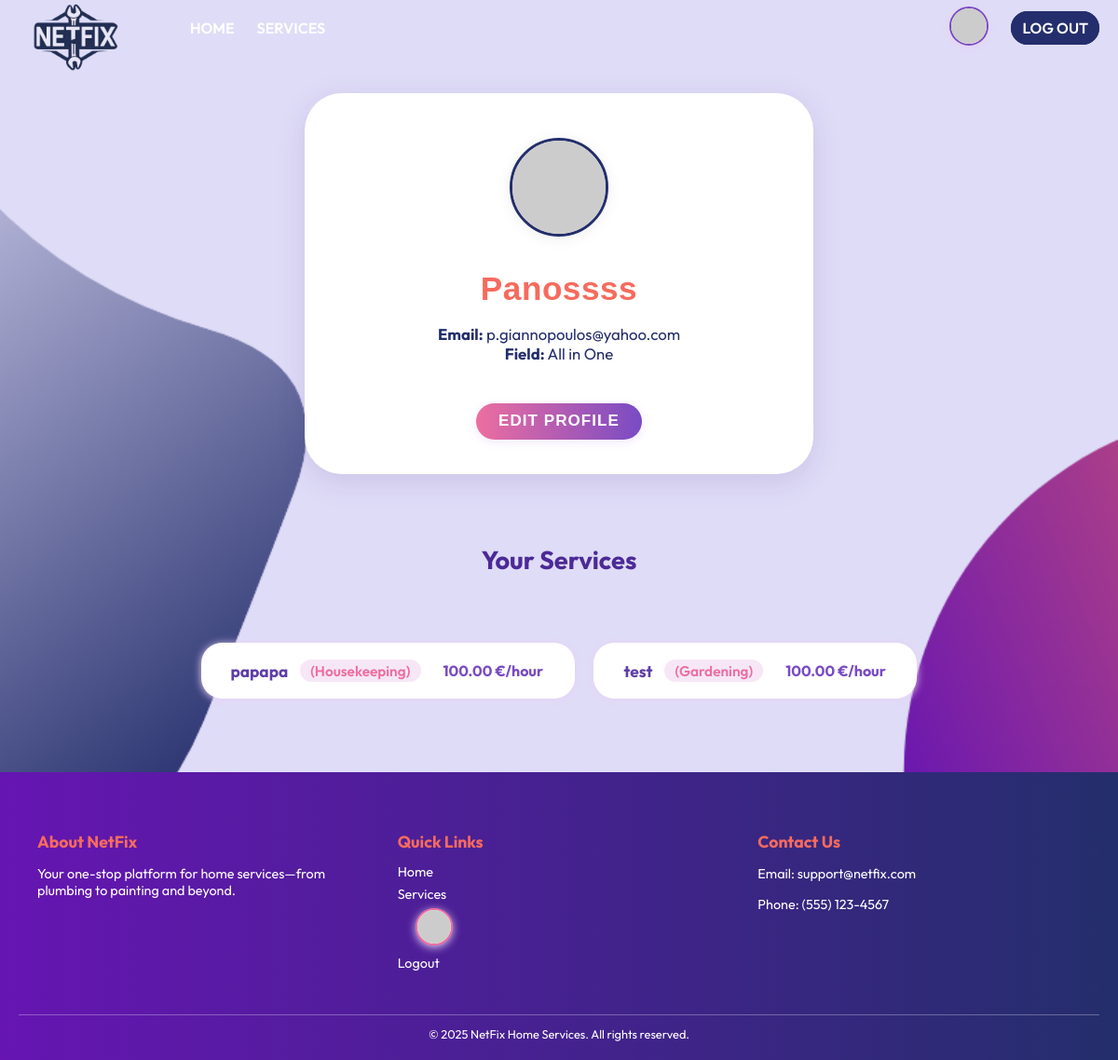
The app's page /accounts/company/Panossss/ (signed in) with its own data.
### users/models.py (models this page shows, shortened)
class Company(models.Model):
    FIELD_CHOICES = [
        ("Air Conditioner", "Air Conditioner"),
        ("All in One",      "All in One"),
        ("Carpentry",       "Carpentry"),
        ("Electricity",     "Electricity"),
        ("Gardening",       "Gardening"),
        ("Home Machines",   "Home Machines"),
        ("Housekeeping",    "Housekeeping"),
        ("Interior Design", "Interior Design"),
        ("Locks",           "Locks"),
        ("Painting",        "Painting"),
        ("Plumbing",        "Plumbing"),
        ("Water Heaters",   "Water Heaters"),
    ]
    user = models.OneToOneField(
        User,
        on_delete=models.CASCADE,
        primary_key=True,
        related_name="company_profile"
    )
    field_of_work = models.CharField(
        max_length=30,
        choices=FIELD_CHOICES,
        default="All in One",
    )
    rating = models.IntegerField(
        validators=[MinValueValidator(0), MaxValueValidator(5)],
        default=0,
    )
    avatar_index = models.CharField(
        max_length=2,
        default='1',
        choices=[(str(i), f"Avatar {i}") for i in "123456789ABCDEFGHIJK"]
    )

class User(AbstractUser):
    is_company = models.BooleanField(default=False)
    is_customer = models.BooleanField(default=False)
    email = models.CharField(max_length=100, unique=True)

### services/models.py (models this page shows, shortened)
class Service(models.Model):
    FIELD_CHOICES = (
        ('Air Conditioner', 'Air Conditioner'),
        ('Carpentry', 'Carpentry'),
        ('Electricity', 'Electricity'),
        ('Gardening', 'Gardening'),
        ('Home Machines', 'Home Machines'),
        ('Housekeeping', 'Housekeeping'),  # Fixed spelling!
        ('Interior Design', 'Interior Design'),
        ('Locks', 'Locks'),
        ('Painting', 'Painting'),
        ('Plumbing', 'Plumbing'),
        ('Water Heaters', 'Water Heaters'),
    )
    company = models.ForeignKey(Company, on_delete=models.CASCADE)
    name = models.CharField(max_length=40)
    description = models.TextField()
    price_per_hour = models.DecimalField(decimal_places=2, max_digits=7)
    rating = models.IntegerField(
        validators=[MinValueValidator(0), MaxValueValidator(5)],
        default=0
    )
    field = models.CharField(max_length=30, choices=FIELD_CHOICES)
    date_created = models.DateTimeField(auto_now_add=True)

### users/views.py (the view, shortened to what this page needs)
@login_required
def company_profile(request, username):
    user = get_object_or_404(User, username=username, is_company=True)
    company = get_object_or_404(Company, user=user)
    services = Service.objects.filter(company=company).order_by('-date_created')
    edit_mode = request.GET.get('edit') == '1'
    return render(request, 'users/company_profile.html', {
        'company': company,
        'services': services,
        'edit_mode': edit_mode,
    })

### users/templates/users/company_profile.html (shortened to what this page needs)
{% extends 'main/base.html' %}
{% load static %}
{% block content %}
<div class="profile-container">
  <div class="profile-card">
    <form id="profile-form" method="post" autocomplete="off">
      <div style="text-align: center;">
        <img
          id="main-avatar"
          src="https://api.dicebear.com/7.x/bottts/svg?seed={{ company.user.username }}{{ company.avatar_index|default:'1' }}"
          class="avatar-main-img"
          style="margin-bottom: 1.5rem; {% if not edit_mode %}cursor:default{% else %}cursor:pointer{% endif %}"
        >
      </div>
      <div class="profile-name">{{ company.user.username }}</div>
      <div class="profile-details">
        <div><strong>Email:</strong> {{ company.user.email }}</div>
        <div><strong>Field:</strong> {{ company.get_field_of_work_display }}</div>
      </div>
      {% if edit_mode %}
        <input type="text" name="username" value="{{ company.user.username }}" class="form-control mb-2" required>
        <input type="email" name="email" value="{{ company.user.email }}" class="form-control mb-2" required>
        <input type="hidden" name="avatar_index" id="avatar_index" value="{{ company.avatar_index|default:'1' }}">
        <button class="save-btn" type="submit">Save</button>
      {% else %}
        <button type="button" class="edit-btn" onclick="window.location.href='?edit=1'">Edit Profile</button>
      {% endif %}
    </form>
  </div>
</div>
<div class="services-section">
  <div class="services-title">Your Services</div>
  <div class="services-list">
    {% for service in services %}
      <div class="service-pill">
        <strong>{{ service.name }}</strong>
        <span class="service-field">({{ service.field }})</span>
        <span class="service-price">{{ service.price_per_hour }} €/hour</span>
      </div>
    {% empty %}
      <div>No services yet.</div>
    {% endfor %}
  </div>
</div>
{% endblock %}

### static/css/style.css (style rules this page uses)
:root { --color-primary: #242E6C; --color-secondary: #6615B2; --color-bg: #DFDCF7; --color-accent: #F66B5E; --color-hover: #A734CD; --color-text: #242E6C; --color-white: #ffffff; }
body { background: var(--color-bg) url('/static/images/login.png') center center/cover no-repeat; color: var(--color-text); font-family: 'Outfit', sans-serif; margin: 0; padding: 0; }
button { border: 2px solid transparent; border-radius: 5px; padding: 10px; background: var(--color-secondary); color: var(--color-white); text-transform: uppercase; cursor: pointer; margin-top: 30px; transition: background 0.7s; }
html, body { overflow-x: hidden; height: 100%; margin: 0; }
body { display: flex; flex-direction: column; }
.profile-container { display: flex; justify-content: center; margin-top: 2.5rem; }
.profile-card { background: #fff; border-radius: 2.5rem; box-shadow: 0 8px 32px rgba(60,40,120,0.13); padding: 3rem 3rem 2rem 3rem; text-align: center; width: 450px; margin-bottom: 2rem; }
.avatar-main-img, #main-avatar { width: 100px !important; height: 100px !important; border-radius: 50%; background: #f8f7fc; box-shadow: 0 2px 16px #eee; border: 3.5px solid #242E6C; object-fit: cover; }
.profile-name, .profile-username { font-family: 'Lexend Exa', 'Poppins', 'Nunito', sans-serif; font-size: 2.2rem; color: var(--color-accent); margin: 0.5rem 0 1.1rem 0; font-weight: 800; letter-spacing: 0.5px; }
.profile-details, .profile-info { font-size: 1.05rem; color: var(--color-primary); margin-bottom: 1.5rem; }
.edit-btn, .save-btn { display: inline-block; background: linear-gradient(90deg, #ed6ea0 0%, #794bc4 100%); color: #fff; font-weight: 700; font-size: 1.07rem; padding: 0.6rem 1.5rem; border-radius: 1.5rem; box-shadow: 0 2px 12px #f0e6fa; text-decoration: none; margin-top: 1.2rem; margin-bottom: 0.3rem; transition: background 0.18s; border: none; letter-spacing: 1px; cursor: pointer; }
.services-title { font-size: 1.7rem; color: #4c2a97; font-weight: bold; text-align: center; margin-top: 2.5rem; margin-bottom: 3rem; }
.services-section { margin-top: 2.7rem; margin-bottom: 2.5rem; }
.services-list { display: flex; flex-wrap: wrap; justify-content: center; gap: 1.3rem; padding-top: 1.5rem; padding-bottom: 2rem; margin-bottom: 2rem; }
.service-pill, .service-profile-item { background: #fff; border-radius: 1.4rem; box-shadow: 0 1px 8px #e7d1f5; padding: 1.15rem 2.1rem 1.15rem 2rem; display: flex; gap: 0.8rem; align-items: center; font-size: 1.08rem; font-weight: 500; color: #5f3ea7; min-width: 245px; margin-bottom: 0.4rem; }
.service-field { color: #ed6ea0; background: #f7e7f6; border-radius: 1.1rem; padding: 0.14rem 0.7rem; font-size: 0.96rem; font-weight: 600; }
.service-price { color: #794bc4; font-weight: 700; margin-left: 0.7rem; font-size: 1rem; }

### records on screen
Company: user.username "Panossss", user.email "p.giannopoulos@yahoo.com", field_of_work "All in One"
Service: name "papapa", field "Housekeeping", price_per_hour "100.00"
Service: name "test", field "Gardening", price_per_hour "100.00"
